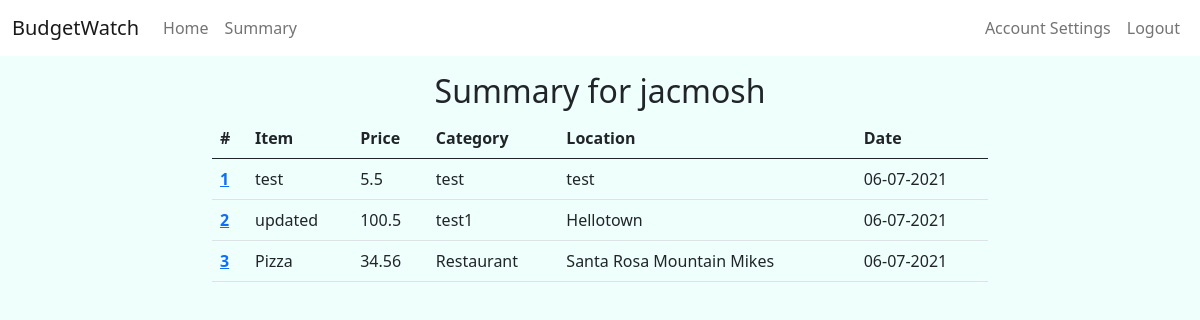
The page /summary (signed in) on the database as committed earlier.
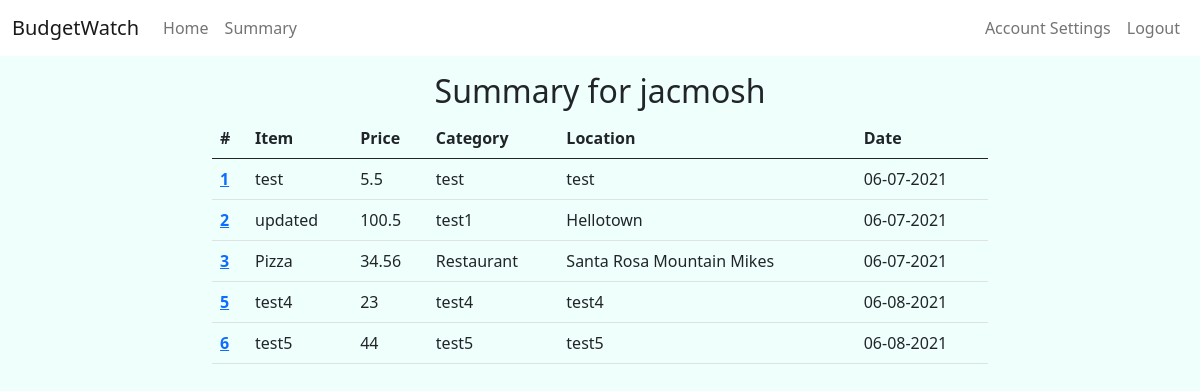
The same page on the database as committed later.
### budgetwatch/models.py (models this page shows, shortened)
class User(db.Model, UserMixin):
    id = db.Column(db.Integer, primary_key=True)
    username = db.Column(db.String(20), unique=True, nullable=False)
    email = db.Column(db.String(120), unique=True, nullable=False)
    password = db.Column(db.String(60), nullable=False)
    entry = db.relationship('Entry', backref='user', lazy=True)

class Entry(db.Model):
    id = db.Column(db.Integer, primary_key=True)
    item = db.Column(db.String, nullable=False)
    date_posted = db.Column(db.DateTime, nullable=False, default=datetime.utcnow)
    category = db.Column(db.Text, nullable=False)
    price = db.Column(db.Text, nullable=False)
    location = db.Column(db.Text, nullable=False)
    user_id = db.Column(db.Integer, db.ForeignKey('user.id'), nullable=False)

### budgetwatch/routes.py (the view)
@app.route('/summary')
@login_required
def summary():
    entries = Entry.query.filter_by(user_id=current_user.id).limit(5)
    return render_template('summary.html', title='Account Summary', entries=entries)

### budgetwatch/models.py (called while the page is built)
@login_manager.user_loader
def load_user(user_id):
    return User.query.get(int(user_id))

### budgetwatch/templates/summary.html
{% extends "layout.html" %}
{% block content %}
<h2 class='justify-self-center'>Summary for {{ current_user.username }}</h2>
<div class="row justify-content-center">
    <div class="col-8">
        <div class="table-responsive">
            <table class="table">
                <thead>
                    <tr>
                        <th scope="col">#</th>
                        <th scope="col">Item</th>
                        <th scope="col">Price</th>
                        <th scope="col">Category</th>
                        <th scope="col">Location</th>
                        <th scope="col">Date</th>
                    </tr>
                </thead>
                <tbody>
                    {% for entry in entries %}
                    <tr>
                        <th scope="row"><a href="{{ url_for('update_entry', entry_id=entry.id) }}">{{ entry.id }}</a></th>
                        <td>{{ entry.item }}</td>
                        <td>{{ entry.price }}</td>
                        <td>{{ entry.category }}</td>
                        <td>{{ entry.location }}</td>
                        <td>{{ entry.date_posted.strftime('%m-%d-%Y') }}</td>
                    </tr>
                    {% endfor %}
                </tbody>
            </table>
        </div>
    </div>
</div>
{% endblock content %}

### budgetwatch/templates/layout.html (shortened to what this page needs)
<!DOCTYPE html>
<html lang="en">
<head>
    <link href="https://cdn.jsdelivr.net/npm/bootstrap@5.0.1/dist/css/bootstrap.min.css" rel="stylesheet"
>
    <link rel="stylesheet" href="{{ url_for('static', filename='app.css') }}">
</head>
<body>
    <nav class="navbar navbar-expand-md navbar-light bg-white">
        <div class="container-fluid">
            <a class="navbar-brand" href=" {{ url_for('home') }}">BudgetWatch</a>
            <div class="collapse navbar-collapse" id="navbarNav">
                <ul class="navbar-nav">
                    <li class="nav-item">
                        <a class="nav-link" aria-current="page" href="{{ url_for('home') }}">Home</a>
                    </li>
                    {% if current_user.is_authenticated %}
                    <li class="nav-item">
                        <a class="nav-link" href="{{ url_for('summary') }}">Summary</a>
                    </li>
                    {% endif %}
                </ul>
                <ul class="navbar-nav ms-auto">
                    {% if current_user.is_authenticated %}
                    <li class="nav-item">
                        <a class="nav-link" href="{{ url_for('settings') }}">Account Settings</a>
                    </li>
                    <li class="nav-item">
                        <a class="nav-link" href="{{ url_for('logout') }}">Logout</a>
                    </li>
                    {% endif %}
            </div>
        </div>
    </nav>
    <div class="container-fluid justify-content-center">
        {% block content %}{% endblock %}
    </div>
</body>
</html>

### budgetwatch/static/app.css (style rules this page uses)
body { background: #EEFFFC; }
.justify-self-center { text-align: center; justify-content: center; }

Rows that differ between the two databases and show on the page:
added Entry: id "5", item "test4", price "23", category "test4", location "test4", date_posted "06-08-2021"
added Entry: id "6", item "test5", price "44", category "test5", location "test5", date_posted "06-08-2021"
